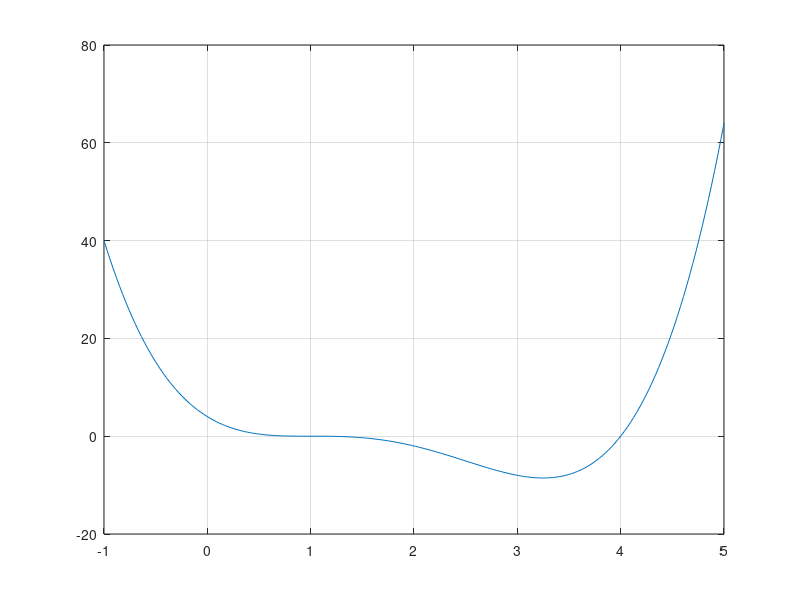

Reproduce this figure in MATLAB. (Note: this script raises an error after producing the figure.)
% Esercizio radici equazioni non lineari
clear
clc
close all

C=[1 -7 15 -13 4];%coefficienti secondo polinomio
x=linspace(-1,5,200);
y=polyval(C,x);
plot(x,y) %grafico polinomio
grid on

%calcolo radici attraverso la funzione fzero
f=@(x) x.^4-7*x.^3+15*x.^2-13*x+4;
r(1)=fzero(f,5);
q=@(x) (x.^4-7*x.^3+15*x.^2-13*x+4)./(x-r(1));
r(2)=fzero(q,5);
g=@(x) (x.^4-7*x.^3+15*x.^2-13*x+4)./((x-r(1)).*(x-r(2)));
r(3)=fzero(g,5)

%calcolo radici attraverso la funzione roots
radici=roots(C)
%verifica radici
% polyval(C,radici(1))
% polyval(C,radici(2))
% polyval(C,radici(3))

